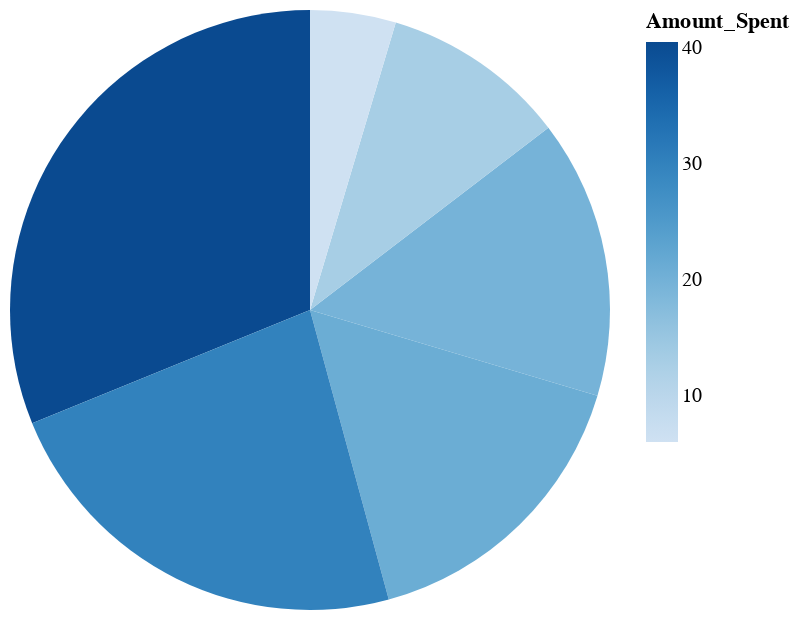

Write notebook code for a chart like this one.
### Code cell
# prompt: Using dataframe budget_summary: pie chart

import altair as alt

# Create a pie chart of the 'Amount_Spent' column
alt.Chart(budget_summary).mark_arc().encode(
    theta='Amount_Spent',
    color='Amount_Spent'  # Color the slices by 'Amount_Spent'
)

### Figure 1 — Vega-Lite specification as saved in the notebook (floating-point values rounded to 4 significant figures)
{"config": {"view": {"continuousWidth": 300, "continuousHeight": 300}}, "data": {"name": "data-f761d22507fdb5330bf79440481739b0"}, "mark": {"type": "arc"}, "encoding": {"color": {"field": "Amount_Spent", "type": "quantitative"}, "theta": {"field": "Amount_Spent", "type": "quantitative"}}, "$schema": "https://vega.github.io/schema/vega-lite/v5.20.1.json", "datasets": {"data-f761d22507fdb5330bf79440481739b0": [{"Amount_Spent": 19.5, "Clicks_Generated": 7, "Avg_Bid_Used": 2.79}, {"Amount_Spent": 21.0, "Clicks_Generated": 11, "Avg_Bid_Used": 1.91}, {"Amount_Spent": 40.5, "Clicks_Generated": 16, "Avg_Bid_Used": 2.53}, {"Amount_Spent": 13.0, "Clicks_Generated": 6, "Avg_Bid_Used": 2.17}, {"Amount_Spent": 30.0, "Clicks_Generated": 13, "Avg_Bid_Used": 2.31}, {"Amount_Spent": 6.0, "Clicks_Generated": 3, "Avg_Bid_Used": 2.0}]}}
